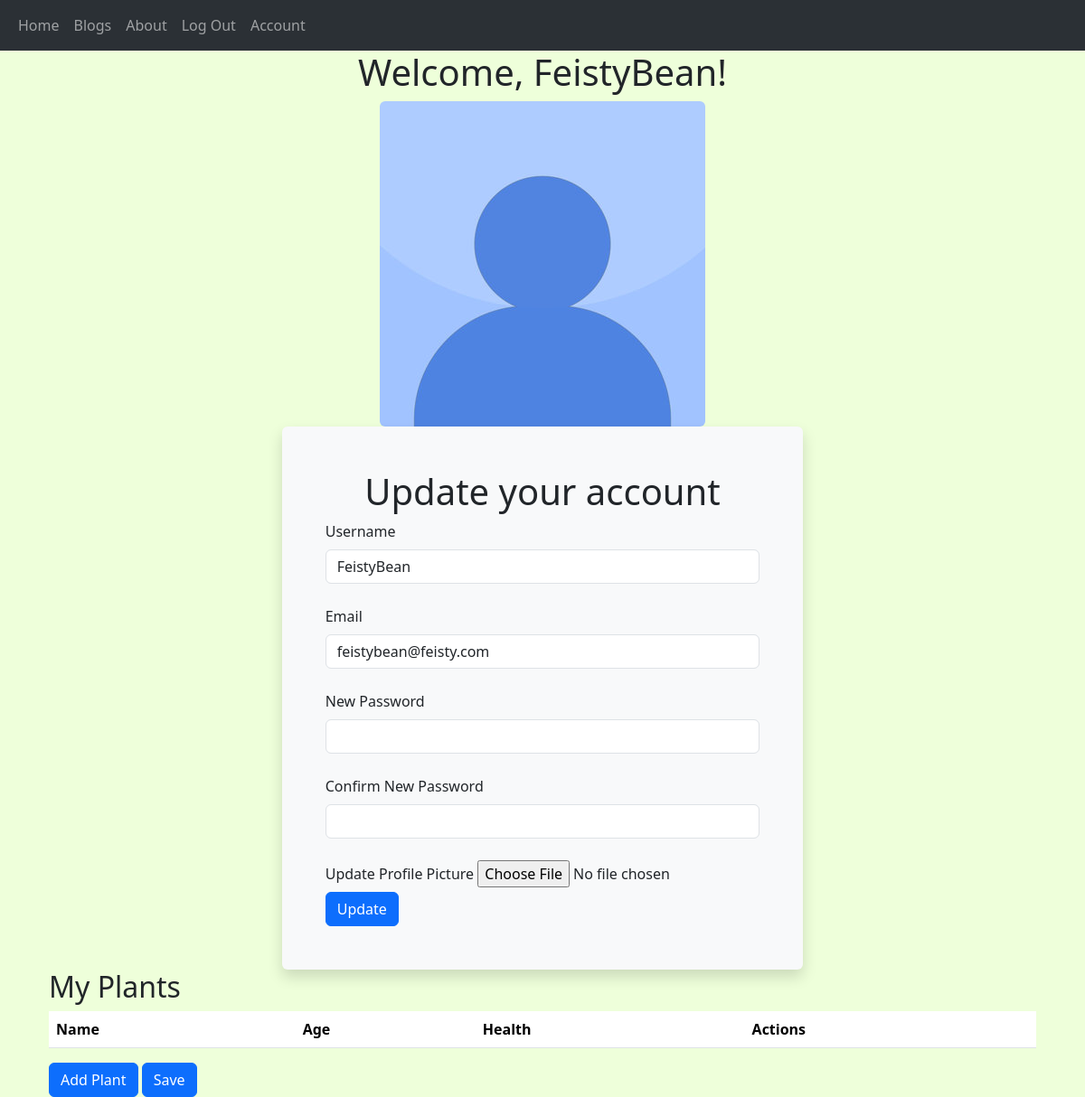
/account (signed in), run on the app's committed database.
### BloomBuddy/models.py (models this page shows, shortened)
class User(db.Model, UserMixin):
    __tablename__ = 'users'
    id = db.Column(db.Integer, primary_key=True)
    profile_image = db.Column(db.String(64), nullable=False, default='default_profile.png')
    email = db.Column(db.String(64), unique=True, index=True)
    username = db.Column(db.String(64), unique=True, index=True)
    password_hash = db.Column(db.String(128))
    posts = db.relationship('BlogPost', backref='author', lazy=True)
    is_admin = db.Column(db.Boolean, default=False)

### BloomBuddy/users/views.py (the view)
@users.route("/account", methods=['GET', 'POST'])
@login_required
def account():
    form = UpdateUserForm()
    plants = Plant.query.filter_by(user_id=current_user.id).all()
    users = None
    if current_user.is_admin:
        users = User.query.order_by(User.username).all()
    if form.validate_on_submit():
        if form.picture.data:
            username = current_user.username
            pic = add_profile_pic(form.picture.data, username)
            current_user.profile_image = pic
        current_user.username = form.username.data
        current_user.email = form.email.data
        if form.password.data:
            current_user.password_hash = generate_password_hash(form.password.data)
        db.session.commit()
        flash('User Account Updated')
        return redirect(url_for('users.account'))
    elif request.method == 'GET':
        form.username.data = current_user.username
        form.email.data = current_user.email
    profile_image = url_for('static', filename='profile_pics/' + current_user.profile_image)
    return render_template('account.html', profile_image=profile_image, form=form, plants=plants, users=users)

### BloomBuddy/users/forms.py (shortened to what this page needs)
class UpdateUserForm(FlaskForm):
    email = StringField('Email', validators=[DataRequired(), Email()])
    username = StringField('Username', validators=[DataRequired()])
    picture = FileField('Update Profile Picture', validators=[FileAllowed(['jpg', 'png'])])
    password = PasswordField('New Password',
                             validators=[Optional(), EqualTo('pass_confirm', message='Passwords must match!')])
    pass_confirm = PasswordField('Confirm New Password', validators=[Optional()])
    submit = SubmitField('Update')

### BloomBuddy/models.py (called while the page is built)
@login_manager.user_loader
def load_user(user_id):
    return User.query.get(user_id)

### BloomBuddy/templates/account.html (shortened to what this page needs)
{%extends "base.html"%}
{%block content%}
<div>
    <div align='center'>
        {% if current_user.is_admin %}
             <h1>Welcome, <span style="color: red;">{{current_user.username}}</span>!</h1></h1>
        {% else %}
            <h1>Welcome, {{current_user.username}}!</h1>
        {% endif %}
        <img align='center' class="rounded mx-auto d-block"
             src="{{url_for('static', filename='profile_pics/' + current_user.profile_image)}}">
    </div>
</div>
{% if not current_user.is_admin %}
<div class="container d-flex justify-content-center align-items-center vh-60">
    <div class="bg-light p-5 rounded shadow">
        <h1 class="text-center">Update your account</h1>
        <form method="POST" action="" enctype="multipart/form-data">
            <div class="form-group">
                {{ form.username.label(class="form-label")}}
                {{form.username(class='form-control') }}
            </div>
            <br>
            <div class="form-group">
                {{ form.email.label(class="form-label") }}
                {{form.email(class='form-control') }}
            </div>
            <br>
            <div class="form-group">
                {{ form.password.label(class="form-label")}}
                {{ form.password(class='form-control') }}
            </div>
            <br>
            <div class="form-group">
                {{ form.pass_confirm.label(class="form-label")}}
                {{ form.pass_confirm(class='form-control') }}
            </div>
            <br>
            <div class="form-group">
                {{ form.picture.label(class="form-label")}}
                {{ form.picture(class="form-control-file") }}
            </div>
            <div class="form-group">
                {{ form.submit(class="btn btn-primary") }}
            </div>
        </form>
    </div>
</div>
<div class="container">
    <h2>My Plants</h2>
    <table id="plants-table" class="table">
        <thead>
        <tr>
            <th>Name</th>
            <th>Age</th>
            <th>Health</th>
            <th>Actions</th>
        </tr>
        </thead>
    </table>
    <button id="add-plant" class="btn btn-primary">Add Plant</button>
    <button id="save-plant" class="btn btn-primary">Save</button>
</div>
{% endif %}
{%endblock content%}

### BloomBuddy/static/styles.css (style rules this page uses)
body { background-color: #EEFFDA !important; }

### data on the page
User: username "FeistyBean", profile_image (placeholder picture), email "feistybean@feisty.com"
